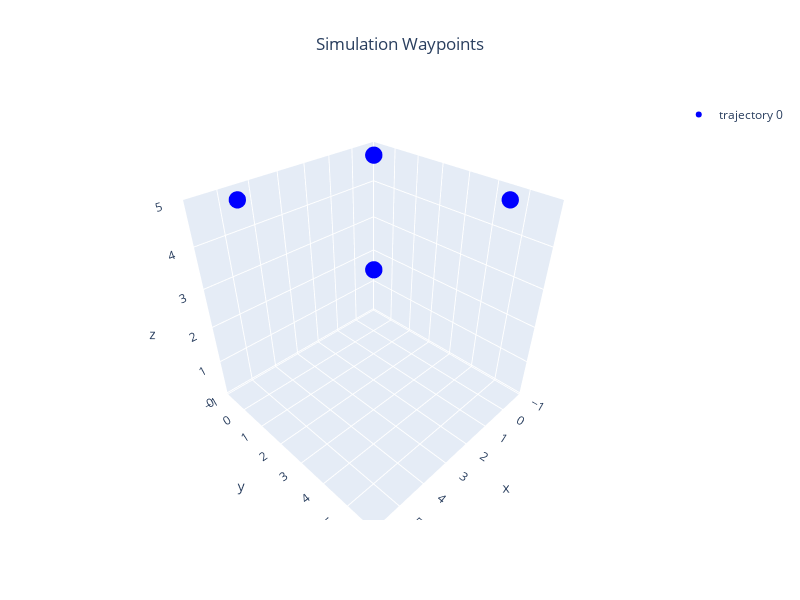

Notebook source saved alongside this figure:
### Markdown cell above
## Visualization Parameters

### Code cell
home = ENU(*offset[:3])
abs_path = [rel_to_abs(pos, home, cls=ENU) for pos in rel_path]
color = Color.BLUE
markers = [
	ConfigGazebo.create_markertraj(traj=abs_path, color=color)
]
Gazebo.plot_3d_interactive(
	markers=markers,
	title="Simulation Waypoints",
	frames=(0.2, 0.2, 0.6),
	ground=-0.05
)

### Figure 1 — Plotly figure (JSON) as saved in the notebook; plotly's stock layout.template omitted (floating-point values rounded to 4 significant figures)
{"data": [{"marker": {"color": ["blue", "blue", "blue", "blue", "blue"], "size": 6}, "mode": "markers", "name": "trajectory 0", "type": "scatter3d", "x": [0, 0, 5, 5, 0], "y": [0, 5, 5, 0, 0], "z": [5, 5, 5, 5, 5]}], "layout": {"height": 600, "scene": {"xaxis": {"range": [-1, 6], "title": {"text": "x"}}, "yaxis": {"range": [-1, 6], "title": {"text": "y"}}, "zaxis": {"range": [-0.05, 5], "title": {"text": "z"}}}, "showlegend": true, "title": {"text": "Simulation Waypoints", "x": 0.5, "xanchor": "center"}, "width": 800}}
